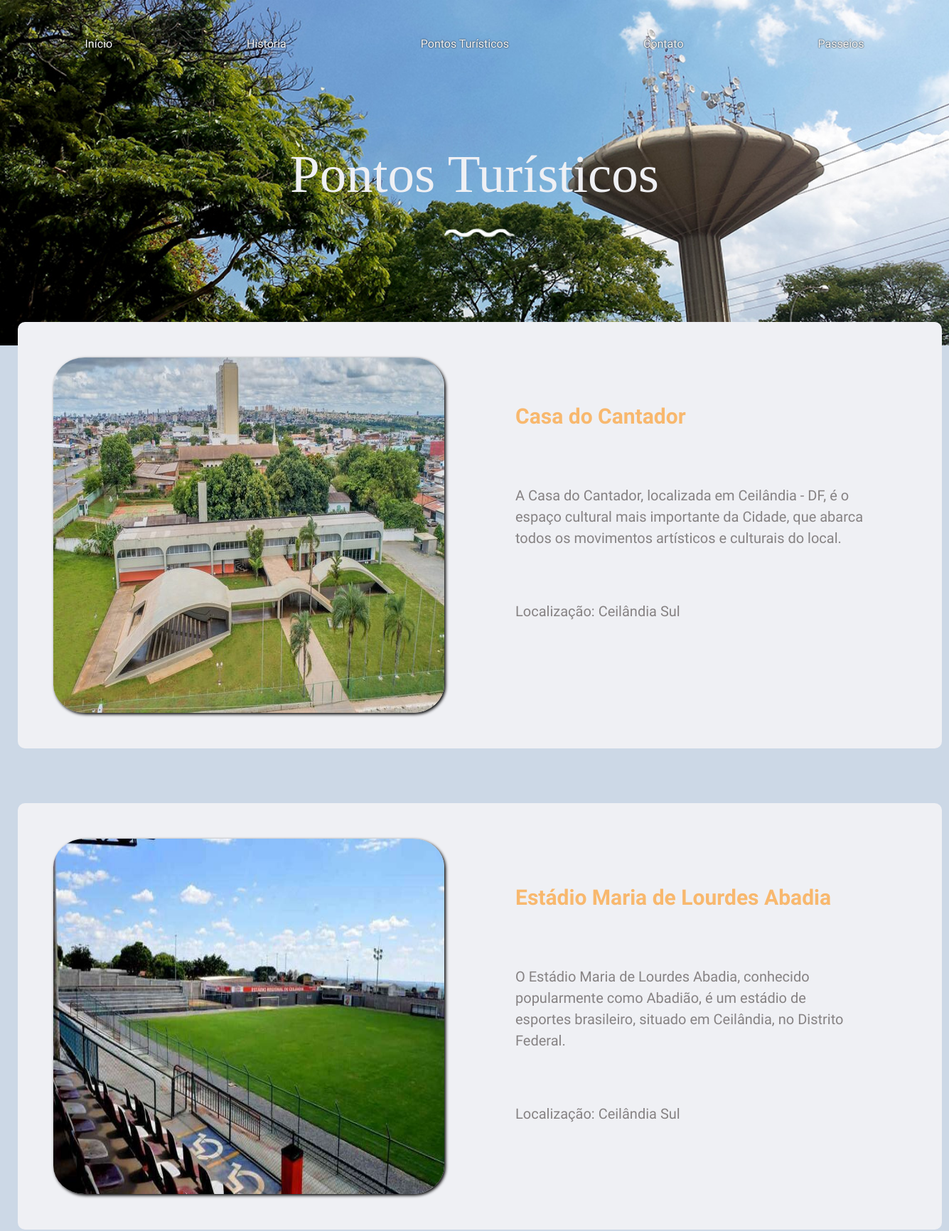
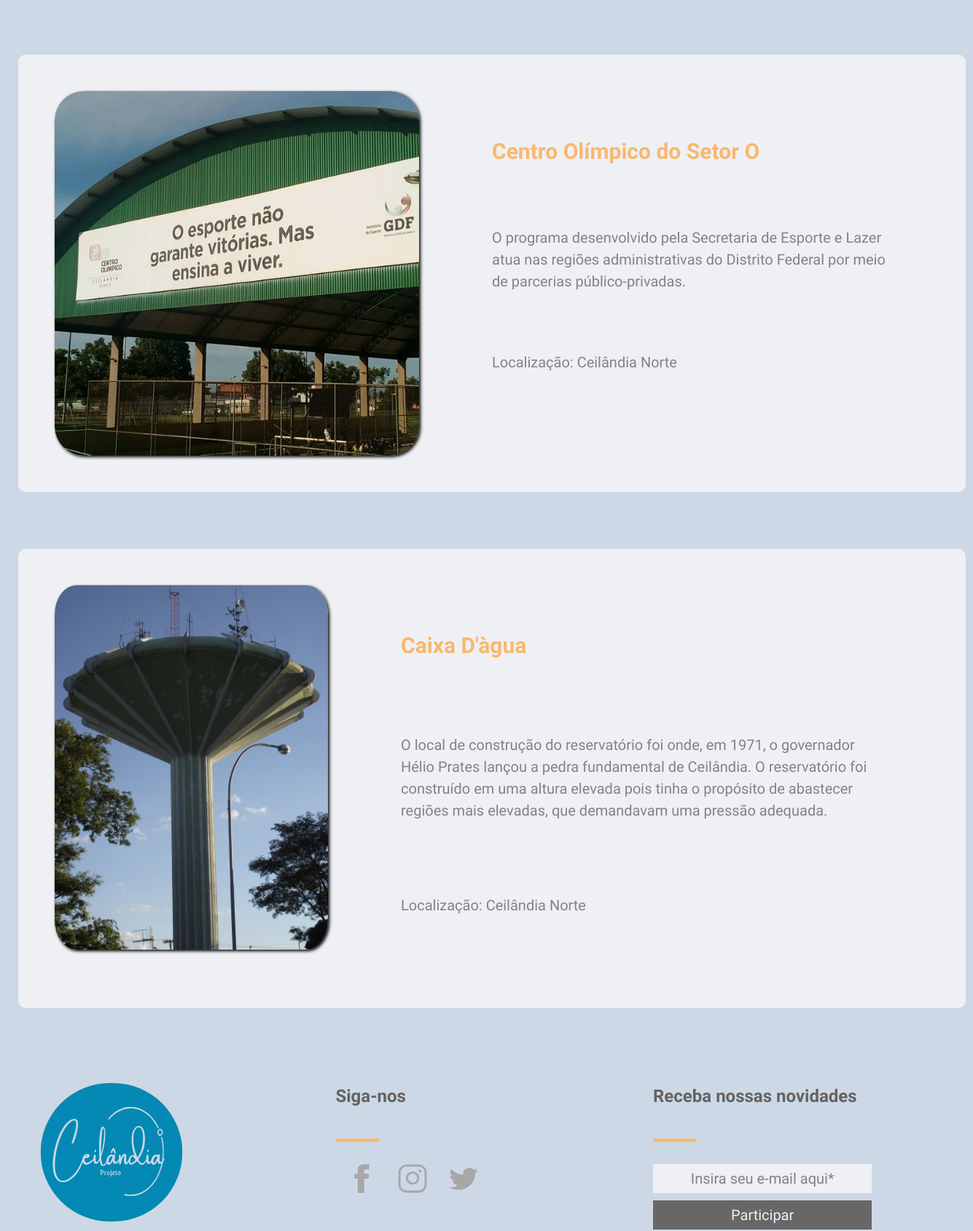
/VIEW/pontoturistico.php (signed in, upper part), run on the app's committed database (2 pictures, top to bottom).
### tables this page shows
CREATE TABLE IF NOT EXISTS `tb_eventos` (
  `ID` INT NOT NULL AUTO_INCREMENT,
  `LOCAL` VARCHAR(45) NOT NULL,
  `TITULO` VARCHAR(45) NOT NULL,
  `DESCRICAO` VARCHAR(550) NOT NULL,
  `DATA_INICIO` datetime DEFAULT NULL,
  `DATA_TERMINO` datetime DEFAULT NULL,
  `CAPACIDADE` VARCHAR(45) NOT NULL DEFAULT '1',
  `FOTO` VARCHAR(60) DEFAULT NULL,
  `ATIVO` TINYINT NOT NULL DEFAULT 0,
  PRIMARY KEY (`ID`));

### DAO/conexao/Conexao.php (called while the page is built)
<?php
abstract class Conexao {
    private static $instance;
    public static function getInstance() {
        try {
            if ( !isset( self::$instance ) ) {
                self::$instance = new PDO( 'mysql:host=127.0.0.1;dbname=turismo', 'root', '' );
                self::$instance->setAttribute( PDO::ATTR_ERRMODE, PDO::ERRMODE_EXCEPTION );
            }
            return self::$instance;
        } catch ( PDOException $e ) {
            echo $e->getMessage();
        }
    }
}

### DAO/PontoDAO.php (called while the page is built, shortened)
<?php
require_once 'conexao/Conexao.php';
class PontoDAO {
    private $pdo;
    public function __construct() {
        $this->pdo = Conexao::getInstance();
    }
    public function findAll() {
        try {
            $sql = "SELECT * FROM tb_eventos WHERE capacidade < 2";
            $stmt = $this->pdo->prepare( $sql );
            $stmt->execute();
            $pontos = $stmt->fetchAll( PDO::FETCH_ASSOC );
            return $pontos;
        } catch ( PDOException $e ) {
            echo "Erro ao listar os pontos turísticos: ", $e->getMessage();
        }
    }
}

### VIEW/pontoturistico.php (the view, shortened to what this page needs)
<!DOCTYPE html>
<html lang="PT_br">
<head>
    <link rel="stylesheet" href="../CSS/listarponto-passeio.css">
    <link rel="stylesheet" href="../CSS/style.css">
    <link rel="stylesheet" href="../LIB/bootstrap/css/bootstrap.min.css">
    <link rel="stylesheet" href="https://maxcdn.bootstrapcdn.com/font-awesome/4.5.0/css/font-awesome.min.css" />
</head>
<body>
    <?php include('header.php') ?>
    <div class="apresentacao">
        <h1 class="titulo">Pontos Turísticos</h1>
        <img src="../ASSETS/IMAGES/onda1.png" alt="onda1">
    </div>
    <div class="container-ponto">
        <?php
        require_once '../DAO/PontoDAO.php';
        $pontoDAO = new PontoDAO();
        $pontos = $pontoDAO->findAll();
        foreach ($pontos as $ponto) {
        ?>
            <div class="box-ponto">
                        <img class="img-ponto" src="../ASSETS/PONTOS/foto/<?= $ponto['FOTO'] ?>" alt="" width="550" height="500"/><?php
                echo "<div class='title_ponto'>
                        <span>{$ponto["TITULO"]}</span>";
                echo "<p class='descricao_ponto'>
                        {$ponto["DESCRICAO"]}
                    </p>";
                echo "<p class='descricao_ponto'>
                        Localização: {$ponto["LOCAL"]}
                    </p>";
                echo "</div>";
                echo "</div>";
        }
            ?>
            </div>
    <?php include('footer.php') ?>
</body>
</html>

### VIEW/header.php (shortened to what this page needs)
<div class="flex-container mt-4">
        <div class="d-none d-sm-block"><a href="../VIEW/index.php">Início</a></div>
        <div class="d-none d-sm-block"><a href="../VIEW/historia.php">História</a></div>
        <div class="d-none d-sm-block"><a href="../VIEW/pontoturistico.php">Pontos Turísticos</a></div>
        <div class="d-none d-sm-block"><a href="../VIEW/contato.php">Contato</a></div>
        <div><a href="../VIEW/passeio.php">Passeios</a></div>
    </div>

### VIEW/footer.php (shortened to what this page needs)
<footer class="box-footer">
        <div class="flex-container2">
            <div class="logo redes">
                <img src="../ASSETS/SVG/logo1.svg" alt="">
            </div>
            <div class="redes">
                <p>Siga-nos</p>
                <img src="../ASSETS/IMAGES/separador-laranja.png" alt="separador laranja" class="separador6">
                <div class="img-footer">
                    <img class="ico-svg" src="../ASSETS/SVG/facebook.svg" alt="icone facebook">
                    <img class="ico-svg" src="../ASSETS/SVG/instagram.svg" alt="icone instagram">
                    <img class="ico-svg" src="../ASSETS/SVG/twitter.svg" alt="icone twitter">
                </div>
            </div>
            <div class="novidade redes">
                <p>Receba nossas novidades</p>
                <img src="../ASSETS/IMAGES/separador-laranja.png" alt="separador laranja" class="separador6">
                <div>
                <input class="input-text" type="text" value="Insira seu e-mail aqui*"><br>
                <input class="input-submit" type="submit" value="Participar">
                </div>
            </div>
        </div>
    </footer>

### CSS/listarponto-passeio.css (style rules this page uses)
.box-ponto { width: 1300px; height: 100%; margin: auto; margin-top: 2%; margin-bottom: 6%; background-color: #EFF0F4; display: flex; border-radius: 10px; padding: 50px; gap: 40px; }
.img-ponto { border-radius: 8%; box-shadow: 2px 2px 4px black; }
.title_ponto { font-family: 'Raleway', sans-serif; font-size: 30px; margin: 5%; }
.title_ponto span { color: #F8B86E; font-weight: 600; }
.title_ponto p { margin-top: 15%; font-size: 20px; color: #666161c5; }
@media screen and (max-width: 1440px) { .container-ponto { margin-top: -4%; } }

### CSS/style.css (style rules this page uses)
html { background-image: url(../ASSETS/IMAGES/background.jpeg); background-repeat: no-repeat; background-size: 100%; padding: 25px; background-color: #CCD8E6; }
body { all: initial; }
.apresentacao { font-family: 'Raleway', sans-serif; flex-direction: column; color: #EFF0F4; display: flex; justify-content: center; align-items: center; height: 405px; font-weight: 300; font-size: 5px; }
.titulo { margin-top: 0%; font-size: 75px; font-weight: 350; font-family: Georgia, 'Times New Roman', Times, serif; }
.flex-container { display: flex; justify-content: space-around; flex-wrap: wrap; }
.flex-container > div > a { font-family: 'Raleway'; font-style: normal; color: #fafafb; text-decoration: none; text-shadow: 0 0 2px #000; }
.box-footer { width: 1300px; height: 360px; display: block; grid-area: localizacao; margin: auto; margin-top: 8%; position: relative }
.flex-container2 { display: flex; justify-content: space-between; flex-wrap: wrap }
.redes { width: 33%; font-family: 'Raleway', sans-serif; color: #666161; font-weight: 600; }
.redes p { font-size: 24px; margin-bottom: 30px; }
.separador6 { width: 60px; height: 25px; }
.img-footer { display: flex; justify-content: left; }
.ico-svg { display: block; width: 40px; height: 40px; margin: 20px 15px 0; }
.input-text { width: 70%; height: 40px; text-align: center; background-color: #EFF0F4; font-family: 'Raleway', sans-serif; font-size: 20px; border: none; color: #00000077; margin: 20px 0 10px 0px; }
.input-submit { width: 70%; height: 40px; text-align: center; font-size: 20px; color: #EFF0F4; background-color: #686666; font-family: 'Raleway', sans-serif; border: none; }
.logo img { width: 196px; height: 190px; margin: 0 30px; }

### data on the page
tb_eventos: FOTO (picture), TITULO "Casa do Cantador", DESCRICAO "A Casa do Cantador, localizada em Ceilândia - DF, é o espaço cultural mais importante da Cidade, que abarca todos os movimentos artísticos e culturais do local.", LOCAL "Ceilândia Sul"
tb_eventos: FOTO (picture), TITULO "Estádio Maria de Lourdes Abadia", DESCRICAO "O Estádio Maria de Lourdes Abadia, conhecido popularmente como Abadião, é um estádio de esportes brasileiro, situado em Ceilândia, no Distrito Federal.", LOCAL "Ceilândia Sul"
tb_eventos: FOTO (picture), TITULO "Centro Olímpico do Setor O", DESCRICAO "O programa desenvolvido pela Secretaria de Esporte e Lazer atua nas regiões administrativas do Distrito Federal por meio de parcerias público-privadas.", LOCAL "Ceilândia Norte"
tb_eventos: FOTO (picture), TITULO "Caixa D'àgua", DESCRICAO "O local de construção do reservatório foi onde, em 1971, o governador Hélio Prates lançou a pedra fundamental de Ceilândia. O reservatório foi construído em uma altura elevada pois tinha o propósito de abastecer regiões mais elevadas, que demandavam uma pressão adequada.", LOCAL "Ceilândia Norte"
